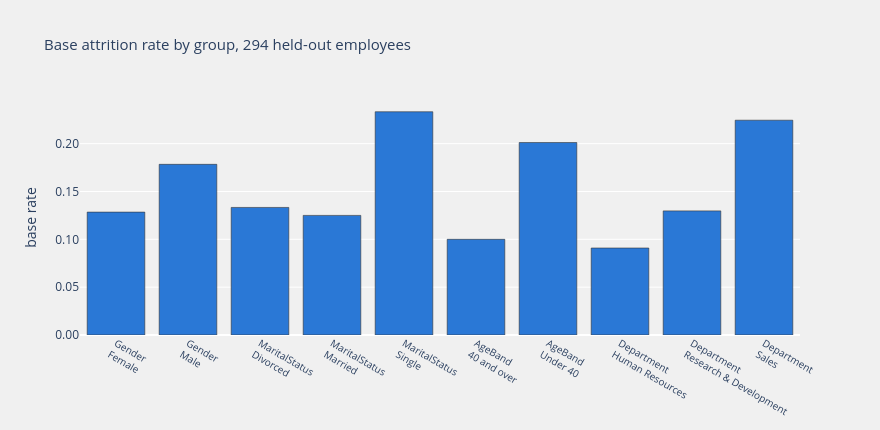

The notebook cell this image was saved under:
### Markdown cell above
Read the `base_rate` column before anything else.

Single employees leave at roughly twice the rate of married ones in this file. Employees
under 40 leave at twice the rate of those over. Human Resources is eleven people. None of
that is the model's doing: it is what IBM's generator produced, and any model fitted on it
will reproduce those differences because reproducing them is what being accurate means
here.

That is the trap in the first metric we are about to compute, and it is worth naming before
rather than after.

### Code cell
def hover_bars(frame, value_col, title, y_title, colour):
    """One bar per group, with n and leavers carried in the hover text."""
    detail = np.stack([frame.n.to_numpy(), frame.leavers.to_numpy()], axis=-1)
    labels = [f'{d}<br>{g}' for d, g in zip(frame.dimension, frame.group)]
    bar = go.Bar(x=labels, y=frame[value_col], customdata=detail,
                 name=value_col,
                 marker=dict(color=colour, line=dict(color=INK, width=0.6)),
                 hovertemplate=('<b>%{x}</b><br>' + y_title + ': %{y:.4f}'
                                '<br>group size: %{customdata[0]}'
                                '<br>leavers in group: %{customdata[1]}'
                                '<extra></extra>'))
    layout = go.Layout(dict(title=dict(text=title, font=dict(size=15)),
                            height=430, width=880,
                            yaxis=dict(title=y_title, tickformat='.2f'),
                            xaxis=dict(tickfont=dict(size=10)),
                            plot_bgcolor='rgba(240, 240, 240, 0.95)',
                            paper_bgcolor='rgba(240, 240, 240, 0.95)',
                            showlegend=False))
    return go.Figure(data=[bar], layout=layout)


py.iplot(hover_bars(representation, 'base_rate',
                    'Base attrition rate by group, 294 held-out employees',
                    'base rate', BLUE))

### Figure 1 — Plotly figure (JSON) as saved in the notebook; plotly's stock layout.template omitted (floating-point values rounded to 4 significant figures)
{"data": [{"customdata": [[109, 14], [185, 33], [60, 8], [144, 18], [90, 21], [120, 12], [174, 35], [11, 1], [185, 24], [98, 22]], "hovertemplate": "<b>%{x}</b><br>base rate: %{y:.4f}<br>group size: %{customdata[0]}<br>leavers in group: %{customdata[1]}<extra></extra>", "marker": {"color": "#2a78d6", "line": {"color": "#333333", "width": 0.6}}, "name": "base_rate", "type": "bar", "x": ["Gender<br>Female", "Gender<br>Male", "MaritalStatus<br>Divorced", "MaritalStatus<br>Married", "MaritalStatus<br>Single", "AgeBand<br>40 and over", "AgeBand<br>Under 40", "Department<br>Human Resources", "Department<br>Research & Development", "Department<br>Sales"], "y": [0.1284, 0.1784, 0.1333, 0.125, 0.2333, 0.1, 0.2011, 0.09091, 0.1297, 0.2245]}], "layout": {"height": 430, "paper_bgcolor": "rgba(240, 240, 240, 0.95)", "plot_bgcolor": "rgba(240, 240, 240, 0.95)", "showlegend": false, "title": {"font": {"size": 15}, "text": "Base attrition rate by group, 294 held-out employees"}, "width": 880, "xaxis": {"tickfont": {"size": 10}}, "yaxis": {"tickformat": ".2f", "title": {"text": "base rate"}}}}
